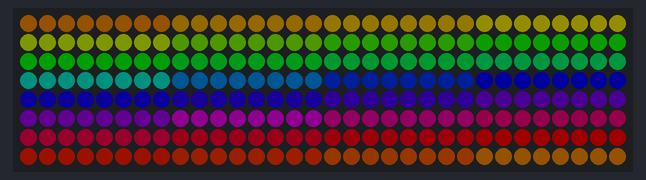
This sketch was run on a simulated Arduino Uno, built with avr-gcc and run on an emulated ATmega328P. Shown: 32×8 RGB LED matrix (first LED top left, wired row by row). Dim RGB values are drawn brighter than linear; what the sketch prints to the serial monitor is not drawn.

Above: at 0.77 s.
At 6.36 s:
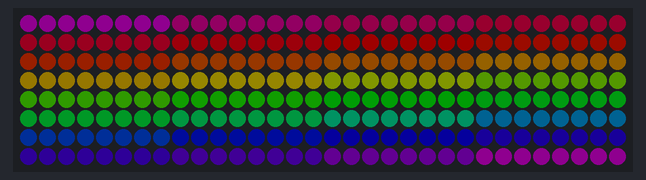
At 11.95 s:
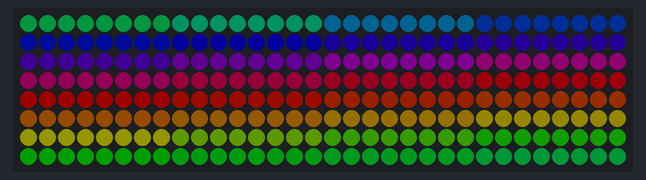
At 20.02 s:
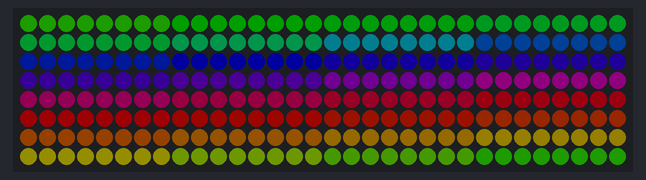
At 25.61 s:
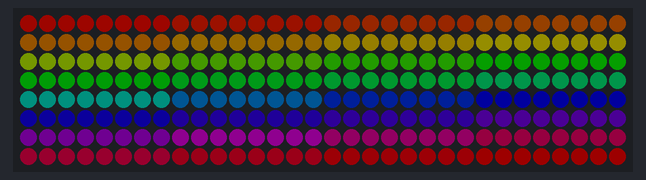
At 39.58 s:
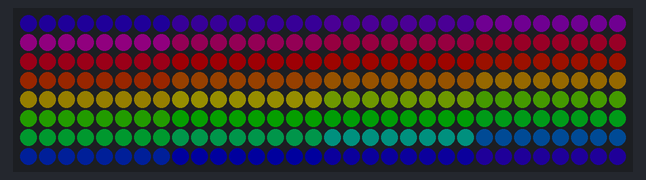

The sketch:

LED_Matrix_Rainbow_Test.ino
```cpp
// LedMatrixTest.ino
// Non-blocking animated rainbow in 32 blocks (every 8 LEDs same hue).
// Uses millis() timing (no delay) and a tunable frame interval.

#include "LedMatrix.h"

void setup() {
  Serial.begin(115200);
  delay(300); // small one-time startup pause for serial
  LedMatrix::begin();
  Serial.println(F("Non-blocking 8-LED block rainbow animation running."));
}

void loop() {
  LedMatrix::updateRainbowBlocks8(); // advances animation based on millis()
}
```

LedMatrix.cpp
```cpp
// LedMatrix.cpp
#include "LedMatrix.h"

namespace LedMatrix {
  CRGB leds[NUM_LEDS];
  static uint8_t  hueOffset   = 0;     // animates over time
  static uint32_t lastFrameMs = 0;     // last time we updated
}

using namespace LedMatrix;

void LedMatrix::begin() {
  FastLED.addLeds<WS2812B, DATA_PIN, COLOR_ORDER>(leds, NUM_LEDS);
  FastLED.setBrightness(BRIGHTNESS);
  clear();
  FastLED.show();
  lastFrameMs = millis();
}

void LedMatrix::clear() {
  fill_solid(leds, NUM_LEDS, CRGB::Black);
}

void LedMatrix::setRainbowBlocks8(uint8_t offset, uint8_t sat, uint8_t val) {
  const uint16_t BLOCK_SIZE = 8;                     // 8 LEDs per block
  const uint16_t NUM_BLOCKS = NUM_LEDS / BLOCK_SIZE; // 32

  for (uint16_t i = 0; i < NUM_LEDS; ++i) {
    uint16_t block = i / BLOCK_SIZE;                 // 0..31
    uint8_t hue = (uint8_t)((NUM_BLOCKS > 1) ? ((block * 255) / (NUM_BLOCKS - 1)) : 0);
    hue += offset;                                   // offset for animation
    leds[i] = CHSV(hue, sat, val);
  }
  FastLED.show();
}

void LedMatrix::updateRainbowBlocks8(uint8_t sat, uint8_t val) {
  const uint32_t now = millis();
  if (now - lastFrameMs < FRAME_INTERVAL_MS) return; // non-blocking pacing
  lastFrameMs = now;

  // advance hue offset for gentle drift; tweak step for speed
  hueOffset += 2; // try 1..5; higher = faster hue cycle

  setRainbowBlocks8(hueOffset, sat, val);
}
```

LedMatrix.h
```cpp
// LedMatrix.h
#ifndef LEDMATRIX_H
#define LEDMATRIX_H

#include <Arduino.h>
#include <FastLED.h>

namespace LedMatrix {
  // ================== User-configurable settings ==================
  static const uint8_t DATA_PIN = 6;             // Data pin to WS2812B DIN
  static const uint16_t MATRIX_WIDTH  = 32;      // columns
  static const uint16_t MATRIX_HEIGHT = 8;       // rows
  static const uint16_t NUM_LEDS = MATRIX_WIDTH * MATRIX_HEIGHT; // 256

  // Color order; WS2812B is typically GRB
  static const EOrder COLOR_ORDER = GRB;

  // Brightness cap (global)
  static const uint8_t BRIGHTNESS = 30; // Jeff set to 30 for comfort

  // Animation speed control (milliseconds between frames)
  // Lower value = faster animation. Try 8–20 for smooth motion.
  static const uint16_t FRAME_INTERVAL_MS = 12;

  // LED buffer
  extern CRGB leds[NUM_LEDS];

  // Initialize FastLED
  void begin();

  // Clear all LEDs
  void clear();

  // ===== Block-based rainbow (8 LEDs per color) =====
  // Static render with optional hue offset
  void setRainbowBlocks8(uint8_t hueOffset = 0, uint8_t sat = 255, uint8_t val = 255);

  // Non-blocking animated update; internally increments hue offset over time
  void updateRainbowBlocks8(uint8_t sat = 255, uint8_t val = 255);
}

#endif // LEDMATRIX_H
```
